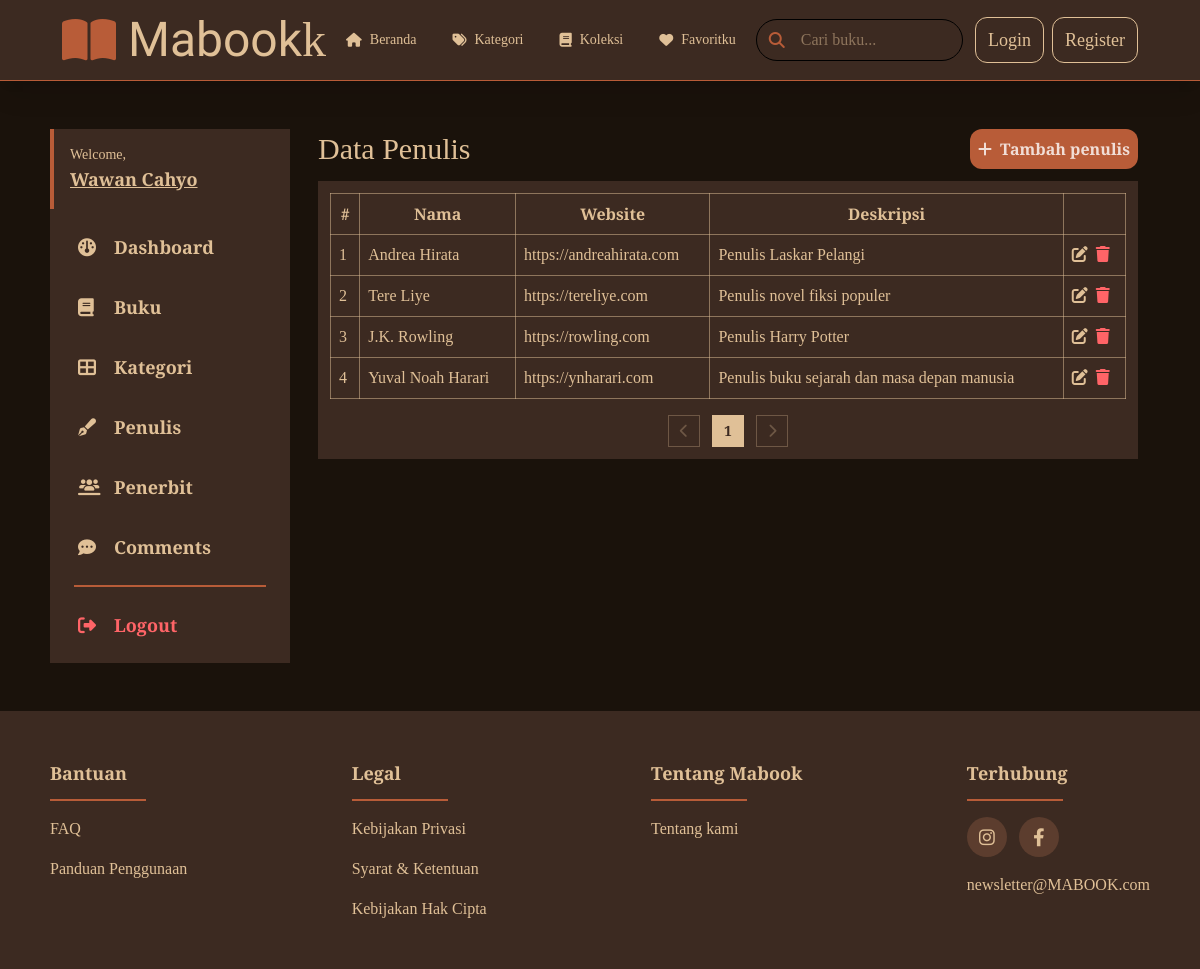
/admin/authors.php, run on the app's committed database.
### tables this page shows
CREATE TABLE `authors` (
  `id` bigint UNSIGNED NOT NULL,
  `name` varchar(255) NOT NULL,
  `website` varchar(255) DEFAULT NULL,
  `description` mediumtext,
  `created_at` datetime NOT NULL
);

### functions/authors.php (called while the page is built, shortened)
<?php
require_once __DIR__ . '/../config/db.php';
function listAuthors(array $filters = [], array $pagination = []): array
{
    global $conn;
    $whereQuery = "";
    $params = [];
    $types = [];
    $limit = $pagination['limit'] ?? 10;
    $page = $pagination['page'] ?? 1;
    $limit = max(1, (int)$limit);
    $page = max(1, (int)$page);
    $offset = ($page - 1) * $limit;
    $sql = "SELECT * FROM authors $whereQuery ORDER BY created_at DESC LIMIT ? OFFSET ?";
    $stmt = $conn->prepare($sql);
    $allParams = array_merge($params, [$limit, $offset]);
    $allTypes = implode("", $types) . 'ii';
    if (!empty($allTypes)) {
        $stmt->bind_param($allTypes, ...$allParams);
    }
    $stmt->execute();
    return $stmt->get_result()->fetch_all(MYSQLI_ASSOC);
}
function countAuthors(array $filters = []): int
{
    global $conn;
    $whereQuery = "";
    $stmt = $conn->prepare("SELECT COUNT(*) AS total FROM authors $whereQuery");
    $stmt->execute();
    $data = $stmt->get_result()->fetch_assoc();
    return (int)($data['total'] ?? 0);
}

### admin/authors.php (the view, shortened to what this page needs)
<?php require_once(__DIR__ . '/../functions/authors.php') ?>
<?php
$filters = [];
$page = $_GET['page'] ?? 1;
$limit = $_GET['limit'] ?? 10;
$authors = listAuthors($filters, ['page' => $page, 'limit' => $limit]);
$countAuthors = countAuthors($filters);
$totalPage = ceil($countAuthors / $limit);
?>
<!DOCTYPE html>
<html lang="en">
<head>
    <link rel="stylesheet" href="https://cdnjs.cloudflare.com/ajax/libs/font-awesome/6.4.0/css/all.min.css">
    <link rel="stylesheet" href="/mabook/src/output.css">
</head>
<body class="bg-[url('https://www.transparenttextures.com/patterns/black-paper.png')] bg-[#1A120B]">
    <?php require_once(__DIR__ . '/../include/header.php') ?>
    <div class="w-11/12 max-w-[1200px] mx-auto mt-12 flex items-start gap-4 relative">
        <?php require_once(__DIR__ . '/../include/admin-sidebar.php') ?>
        <div class="w-full px-3">
            <div>
                <div class="font-crimson text-mabook-light flex justify-between items-center">
                    <div class="text-3xl">Data Penulis</div>
                    <a href="author-create.php" class="bg-mabook-midtone text-white/80 p-2 rounded-xl duration-200 hover:-translate-y-0.5 active:translate-y-1">
                        <div class="flex gap-2 items-center font-semibold">
                            <i class="fas fa-plus"></i>
                            Tambah penulis
                        </div>
                    </a>
                </div>
                <div class="bg-mabook-primary w-full p-3 mt-3">
                    <table class="border-collapse border border-mabook-light/40 table-auto w-full font-crimson text-mabook-light">
                        <thead>
                            <tr>
                                <th class="p-2 border border-mabook-light/50">#</th>
                                <th class="p-2 border border-mabook-light/50">Nama</th>
                                <th class="p-2 border border-mabook-light/50">Website</th>
                                <th class="p-2 border border-mabook-light/50">Deskripsi</th>
                                <th class="p-2 border border-mabook-light/50"></th>
                            </tr>
                        </thead>
                        <tbody>
                            <?php foreach ($authors as $index => $author): ?>
                                <tr>
                                    <td class="p-2 border border-mabook-light/50"><?= (($page - 1) * $limit) + $index + 1 ?></td>
                                    <td class="p-2 border border-mabook-light/50"><?= $author['name'] ?></td>
                                    <td class="p-2 border border-mabook-light/50"><?= $author['website'] ?></td>
                                    <td class="p-2 border border-mabook-light/50"><?= $author['description'] ?></td>
                                    <td class="p-2 border border-mabook-light/50">
                                        <div class="flex gap-2">
                                            <a href="author-update.php?id=<?= $author['id'] ?>"><i class="fas fa-edit"></i></a>
                                            <form action="#" method="POST" onsubmit="return confirm('Anda yakin?')">
                                                <button type="submit" class="cursor-pointer" onclick=""><i class="fas fa-trash text-red-400"></i></button>
                                            </form>
                                        </div>
                                    </td>
                                </tr>
                            <?php endforeach; ?>
                        </tbody>
                    </table>
                    <div class="flex gap-3 justify-center mt-4">
                        <button onclick="window.location='authors.php?page=<?= $page - 1 ?>'" <?= $page <= 1 ? 'disabled' : '' ?> class="mabook-pagination-item disabled:!border-mabook-light/30  disabled:!text-mabook-light/30 cursor-pointer"><i class="fas fa-chevron-left"></i></button>
                        <?php for ($i = 0; $i < $totalPage; $i++): ?>
                            <a href="authors.php?page=<?= $i + 1 ?>" class="mabook-pagination-item <?= $page == $i + 1 ? '!bg-mabook-light !text-mabook-primary' : '' ?>"><?= $i + 1 ?></a>
                        <?php endfor; ?>
                        <button onclick="window.location='authors.php?page=<?= $page + 1 ?>'" <?= $page >= $totalPage ? 'disabled' : '' ?> class="mabook-pagination-item disabled:!border-mabook-light/30  disabled:!text-mabook-light/30 cursor-pointer"><i class="fas fa-chevron-right"></i></button>
                    </div>
                </div>
            </div>
        </div>
    </div>
    <?php require_once(__DIR__ . '/../include/footer.php') ?>
</body>
</html>

### data on the page
authors: index "1", name "Andrea Hirata", website "https://andreahirata.com", description "Penulis Laskar Pelangi"
authors: index "2", name "Tere Liye", website "https://tereliye.com", description "Penulis novel fiksi populer"
authors: index "3", name "J.K. Rowling", website "https://rowling.com", description "Penulis Harry Potter"
authors: index "4", name "Yuval Noah Harari", website "https://ynharari.com", description "Penulis buku sejarah dan masa depan manusia"

### other printed values
$menu['label'] "Beranda"
$menu['label'] "Kategori"
$menu['label'] "Koleksi"
$menu['label'] "Favoritku"
